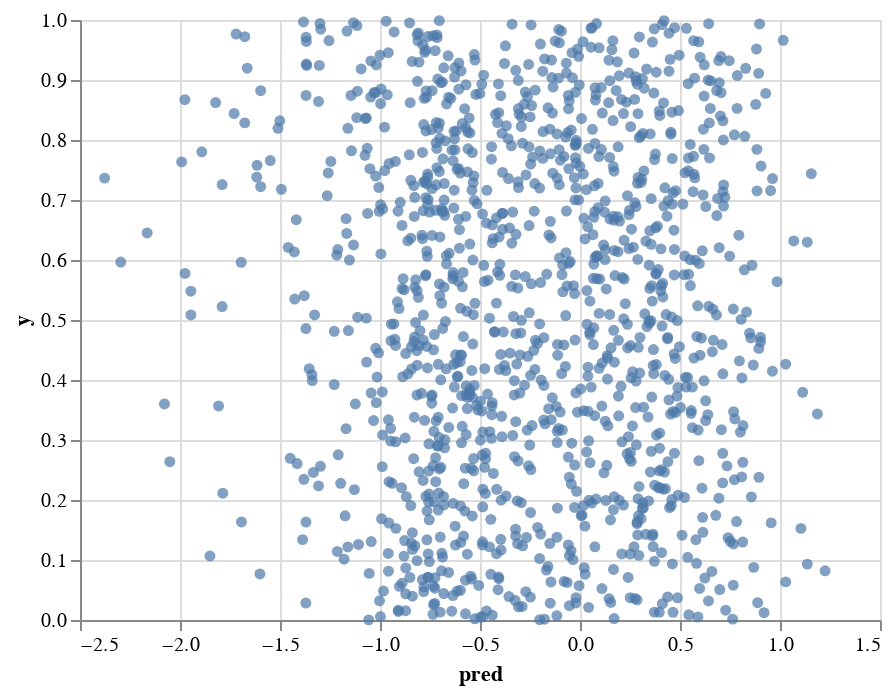

This figure's notebook cell:
### Code cell
alt.Chart(test_df).mark_circle().encode(x='pred', y='y', tooltip='tip')

### Figure 1 — Vega-Lite specification as saved in the notebook (floating-point values rounded to 4 significant figures; data arrays with more than 128 entries replaced by an {"elided": "..."} marker saying what was removed)
{"$schema": "https://vega.github.io/schema/vega-lite/v2.6.0.json", "config": {"view": {"height": 300, "width": 400}}, "data": {"name": "data-6c56dca96475e0b51e2ef12ed3614b3c"}, "datasets": {"data-6c56dca96475e0b51e2ef12ed3614b3c": {"elided": "1201 records"}}, "encoding": {"tooltip": {"field": "tip", "type": "nominal"}, "x": {"field": "pred", "type": "quantitative"}, "y": {"field": "y", "type": "quantitative"}}, "mark": "circle"}
